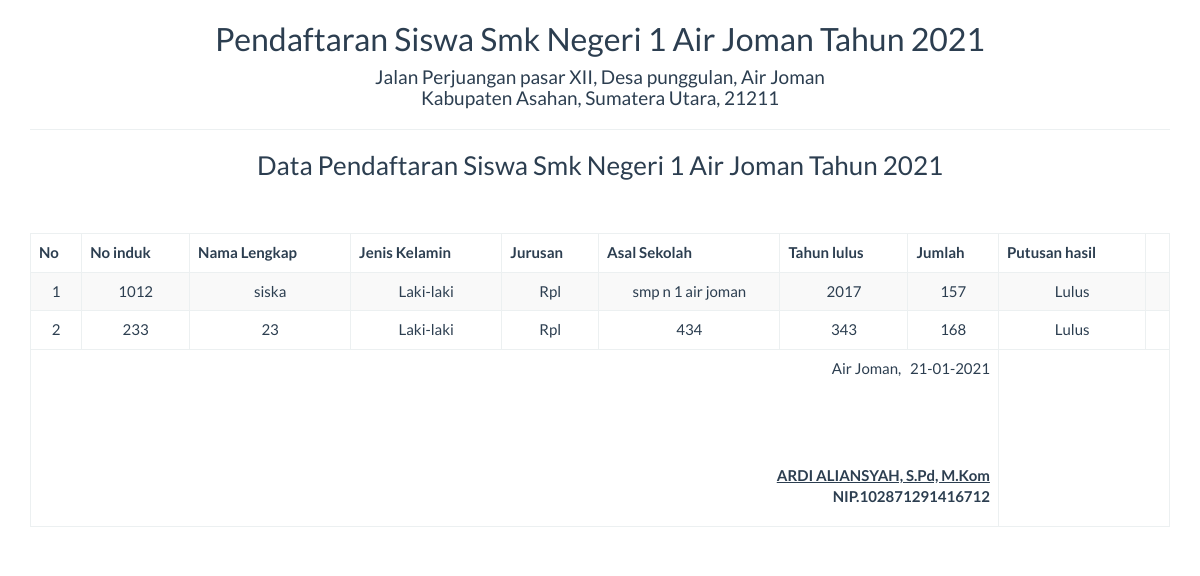
The page /report/lap_semua.php on the database its author committed.
### tables this page shows
CREATE TABLE `pendaftaran` (
  `no_induk` varchar(23) NOT NULL,
  `nama_siswa` varchar(50) NOT NULL,
  `tempat_lahir` varchar(25) NOT NULL,
  `alamat` varchar(25) NOT NULL,
  `tgl_lahir` date NOT NULL,
  `asal_sekolah` varchar(30) NOT NULL,
  `tahun_lulus` varchar(15) NOT NULL,
  `jurusan` varchar(30) NOT NULL,
  `agama` varchar(100) NOT NULL,
  `jenis_kelamin` varchar(40) NOT NULL,
  `bi` varchar(30) NOT NULL,
  `bing` varchar(34) NOT NULL,
  `mm` varchar(23) NOT NULL,
  `jumlah` varchar(30) NOT NULL,
  `putusan_hasil` varchar(20) NOT NULL
);

### report/lap_semua.php (the view, shortened to what this page needs)
<!DOCTYPE html>
<html>
    <head>
        <link href="../Assets/css/bootstrap.min.css" rel="stylesheet" type="text/css"/>
    </head>
    <body onload="print()">
        <?php
        include '../config/koneksi.php';
        ?>
        <div class="container">
            <div class='row'>
                <div class="col-sm-12">
                    <div class="text-center">
                        <h2>Pendaftaran Siswa Smk Negeri 1 Air Joman Tahun 2021 </h2>
                        <h4>Jalan Perjuangan pasar XII, Desa punggulan, Air Joman <br>  Kabupaten Asahan, Sumatera Utara, 21211</h4>
                        <hr>
                        <h3>Data Pendaftaran Siswa Smk Negeri 1 Air Joman Tahun 2021   <? echo "$ambilthn"; ?></h3>
                        <table class="table table-bordered table-striped table-hover">
                        <tbody>
                <thead>
                                <tr>
                                <th>No</th>
                                <th>No induk</th>
                                <th>Nama Lengkap</th>
                                <th>Jenis Kelamin</th>
                                <th>Jurusan</th>
                                <th>Asal Sekolah</th>
                                <th>Tahun lulus</th>
                                <th>Jumlah</th>
                                <th>Putusan hasil</th>
                            </tr>
                                </thead>
                            <tbody>
                            <?php
                            $sql = "SELECT * FROM pendaftaran";
                            $query = mysqli_query($koneksi, $sql) or die("SQL Anda Salah");
                            $nomor = 0;
                            while ($data = mysqli_fetch_array($query)) {
                                $nomor++;
                                ?>
                                <tr>
                                    <td><?= $nomor ?></td>
                                    <td><?= $data['no_induk'] ?></td>
                                    <td><?= $data['nama_siswa'] ?></td>
                                    <td><?= $data['jenis_kelamin'] ?></td>
                                    <td><?= $data['jurusan'] ?></td>
                                    <td><?= $data['asal_sekolah'] ?></td>
                                     <td><?= $data['tahun_lulus'] ?></td>
                                    <td><?= $data['jumlah'] ?></td>
                                    <td><?= $data['putusan_hasil'] ?></td>
                                    <td>
                            <?php } ?>
                            </tbody>
                        </tbody>
                            <tfoot>
                                <br>
                                <br>
                              <tr>
                                <td colspan="8" class="text-right">
                                        Air Joman,  &nbsp <?= date("d-m-Y") ?>
                                        <br><br><br><br><br>
                                        <b><u>ARDI ALIANSYAH, S.Pd, M.Kom <strong></u><br>
                                         <p> NIP.102871291416712
                                                 </td>
                                </tr>
                            </tfoot>
                        </table>
                    </div>
                </div>
            </div>
    </body>
</html>

### rows shown on the page
pendaftaran: no_induk "1012", nama_siswa "siska", jenis_kelamin "Laki-laki", jurusan "Rpl", asal_sekolah "smp n 1 air joman", tahun_lulus "2017", jumlah "157", putusan_hasil "Lulus"
pendaftaran: no_induk "233", nama_siswa "23", jenis_kelamin "Laki-laki", jurusan "Rpl", asal_sekolah "434", tahun_lulus "343", jumlah "168", putusan_hasil "Lulus"
